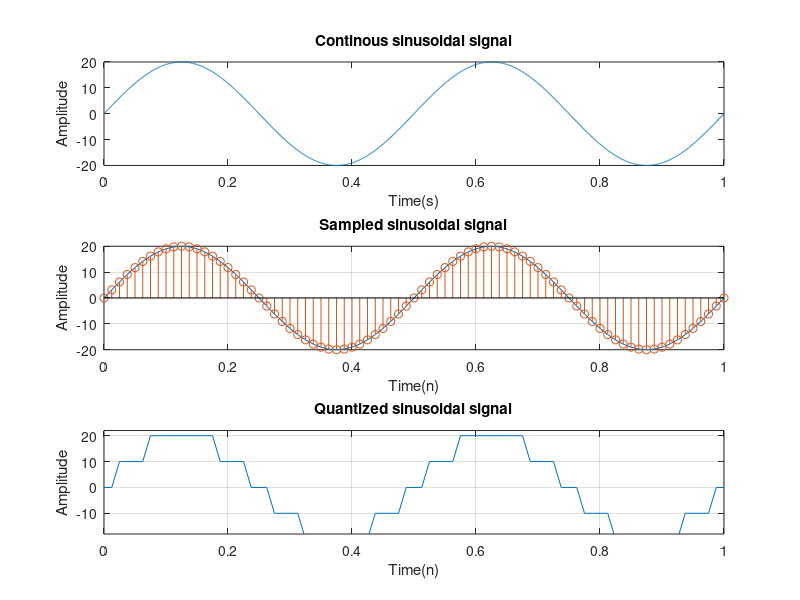

Write MATLAB code to recreate this figure.
%{
Perform quantization and plot the quantized signal along with quantization error.perform quantization
for different bit levels say,n=2,4,8,16 and plot plot the quantization
error.
%}

clc;
clear all;
close all;

%Main signal :
t= 0:0.0005:1;
f=2;
a=20;
analogSignal = a*sin(2*pi*f*t);
subplot(3,1,1);
plot(t,analogSignal);
xlabel('Time(s)');
ylabel('Amplitude');
title('Continous sinusoidal signal');

%Sampled signal :
fs = 80;
ts = 0:1/fs:1;
sampledSignal = a*sin(2*pi*f*ts);
subplot(3,1,2);
plot(ts,sampledSignal);
grid on;
hold on;
stem(ts,sampledSignal);
xlabel('Time(n)');
ylabel('Amplitude');
title('Sampled sinusoidal signal');

%Quantization :
bit = 2;
qMax = max(sampledSignal);  %M = max( A ) returns the maximum elements of an array
qMin = min(sampledSignal);  %M = min( A ) returns the minimum elements of an array
steps = (qMax-qMin)/(2.^bit);
quantizedSignal = round(sampledSignal/steps)*steps; %Y = round( X ) rounds each element of X to the nearest integer

subplot(3,1,3);
plot(ts,quantizedSignal);
axis([0 ts(end) qMin+2 qMax+2]);
grid on;
title('Quantized sinusoidal signal');
xlabel('Time(n)');
ylabel('Amplitude');
